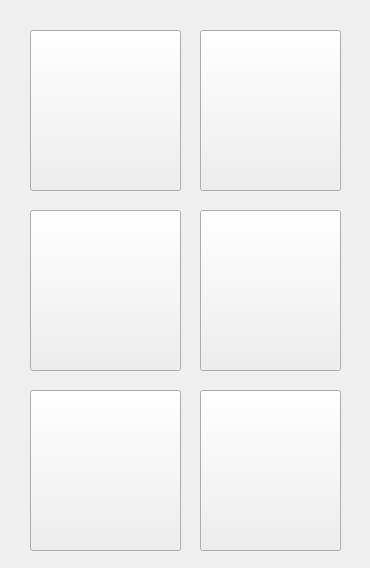
<?xml version="1.0" encoding="UTF-8"?>
<ui version="4.0">
 <class>MainMenuClass</class>
 <widget class="QWidget" name="MainMenuClass">
  <property name="geometry">
   <rect>
    <x>0</x>
    <y>0</y>
    <width>370</width>
    <height>568</height>
   </rect>
  </property>
  <property name="windowTitle">
   <string>MainMenu</string>
  </property>
  <widget class="QToolButton" name="btnDownload">
   <property name="geometry">
    <rect>
     <x>30</x>
     <y>30</y>
     <width>151</width>
     <height>161</height>
    </rect>
   </property>
   <property name="text">
    <string/>
   </property>
   <property name="icon">
    <iconset resource="mediaplayer.qrc">
     <normaloff>:/images/mouseman.png</normaloff>:/images/mouseman.png</iconset>
   </property>
   <property name="iconSize">
    <size>
     <width>256</width>
     <height>256</height>
    </size>
   </property>
  </widget>
  <widget class="QToolButton" name="toolButton_2">
   <property name="geometry">
    <rect>
     <x>200</x>
     <y>30</y>
     <width>141</width>
     <height>161</height>
    </rect>
   </property>
   <property name="text">
    <string/>
   </property>
   <property name="icon">
    <iconset resource="mediaplayer.qrc">
     <normaloff>:/images/mouseman.png</normaloff>:/images/mouseman.png</iconset>
   </property>
   <property name="iconSize">
    <size>
     <width>256</width>
     <height>256</height>
    </size>
   </property>
  </widget>
  <widget class="QToolButton" name="toolButton_3">
   <property name="geometry">
    <rect>
     <x>30</x>
     <y>210</y>
     <width>151</width>
     <height>161</height>
    </rect>
   </property>
   <property name="text">
    <string/>
   </property>
   <property name="icon">
    <iconset resource="mediaplayer.qrc">
     <normaloff>:/images/logo.png</normaloff>:/images/logo.png</iconset>
   </property>
   <property name="iconSize">
    <size>
     <width>256</width>
     <height>256</height>
    </size>
   </property>
  </widget>
  <widget class="QToolButton" name="toolButton_4">
   <property name="geometry">
    <rect>
     <x>200</x>
     <y>210</y>
     <width>141</width>
     <height>161</height>
    </rect>
   </property>
   <property name="text">
    <string/>
   </property>
   <property name="icon">
    <iconset resource="mediaplayer.qrc">
     <normaloff>:/images/logo.png</normaloff>:/images/logo.png</iconset>
   </property>
   <property name="iconSize">
    <size>
     <width>256</width>
     <height>256</height>
    </size>
   </property>
  </widget>
  <widget class="QToolButton" name="toolButton_5">
   <property name="geometry">
    <rect>
     <x>30</x>
     <y>390</y>
     <width>151</width>
     <height>161</height>
    </rect>
   </property>
   <property name="text">
    <string/>
   </property>
   <property name="icon">
    <iconset resource="mediaplayer.qrc">
     <normaloff>:/images/windows_logo.png</normaloff>:/images/windows_logo.png</iconset>
   </property>
   <property name="iconSize">
    <size>
     <width>256</width>
     <height>256</height>
    </size>
   </property>
  </widget>
  <widget class="QToolButton" name="btnExit">
   <property name="geometry">
    <rect>
     <x>200</x>
     <y>390</y>
     <width>141</width>
     <height>161</height>
    </rect>
   </property>
   <property name="text">
    <string/>
   </property>
   <property name="icon">
    <iconset resource="mediaplayer.qrc">
     <normaloff>:/images/Satellite.png</normaloff>:/images/Satellite.png</iconset>
   </property>
   <property name="iconSize">
    <size>
     <width>256</width>
     <height>256</height>
    </size>
   </property>
  </widget>
 </widget>
 <layoutdefault spacing="6" margin="11"/>
 <resources>
  <include location="mediaplayer.qrc"/>
 </resources>
 <connections/>
</ui>
